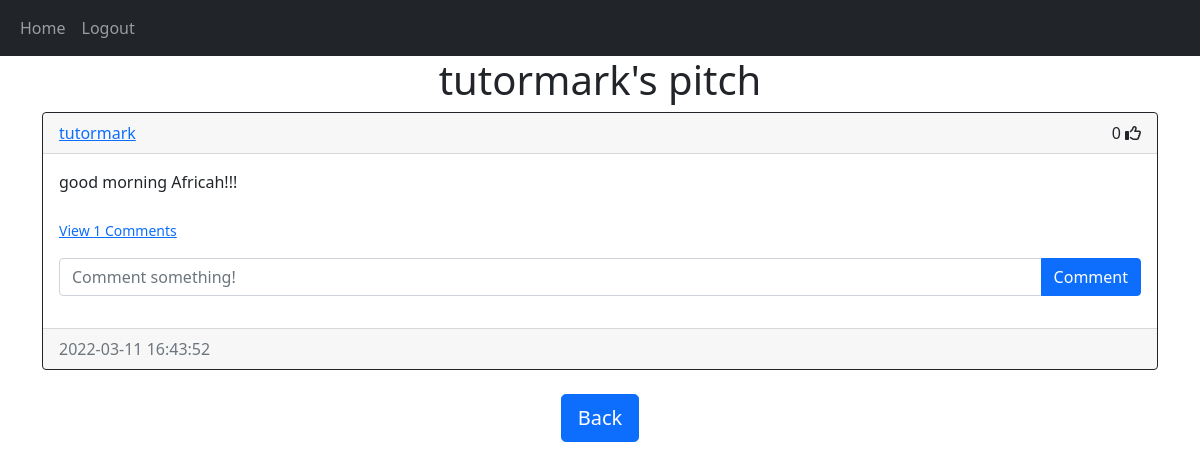
The page /pitches/tutormark (signed in) on the database its author committed.
### website/models.py (models this page shows)
class User(db.Model,UserMixin): #Inherits from db model and userMixin
    id=db.Column(db.Integer,primary_key=True)
    email=db.Column(db.String(150),unique=True) #prevent users with duplicate emails
    username=db.Column(db.String(150),unique=True)
    password=db.Column(db.String(150))
    date_created=db.Column(db.DateTime(timezone=True),default=func.now()) #if nothing is passed,by default the column will be filled by the current time
    pitches=db.relationship('Pitch', backref='user',passive_deletes=True)# backref to allow access to user model
    comments = db.relationship('Comment', backref='user', passive_deletes=True)
    likes = db.relationship('Like', backref='user', passive_deletes=True)

class Pitch(db.Model):
    id=db.Column(db.Integer,primary_key=True)
    text=db.Column(db.Text,nullable=False)
    date_created=db.Column(db.DateTime(timezone=True),default=func.now())
    author =db.Column(db.Integer,db.ForeignKey('user.id',ondelete='CASCADE'),nullable=False)
    comments = db.relationship('Comment', backref='pitch', passive_deletes=True)
    likes = db.relationship('Like', backref='pitch', passive_deletes=True)

### website/views.py (the view)
@views.route("/pitches/<username>")
@login_required
def pitches(username):
    user = User.query.filter_by(username=username).first()
    if not user:
        flash('No user with that username exists.', category='error')
        return redirect(url_for('views.home'))
    pitches=user.pitches
    return render_template("pitch.html", user=current_user, pitches=pitches, username=username)

### website/__init__.py (called while the page is built)
def create_app():
    app = Flask(__name__)
    app.config['SECRET_KEY'] = "helloworld"
    app.config['SQLALCHEMY_DATABASE_URI'] = f'sqlite:///{DB_NAME}'
    db.init_app(app)
    from .views import views
    from .auth import auth
    app.register_blueprint(views, url_prefix="/")
    app.register_blueprint(auth, url_prefix="/")
    from .models import Pitch, Comment,Like,User
    create_database(app)
    login_manager = LoginManager()
    login_manager.login_view = "auth.login"
    login_manager.init_app(app)
    @login_manager.user_loader
    def load_user(id):
        return User.query.get(int(id))
    return app

### website/templates/pitch.html (shortened to what this page needs)
{% extends "pitch_div.html" %}  {% block header %} {{username}}'s pitch {% endblock %} {% block footer %}
    <div align="center">
      <a href="/home"
        ><button type="button" class="btn btn-primary btn-lg">Back</button></a
      >
    </div>
    {% endblock %}

### website/templates/pitch_div.html (shortened to what this page needs)
{% extends "base.html" %} {% block title %}Home{% endblock %} {% block content
  %}
  <h1 align="center">{% block header %}Pitches{% endblock %}</h1>
  <div id="pitches">
    {% for pitch in pitches %}
    <div class="card border-dark">
      <div class="card-header d-flex justify-content-between align-items-center">
        <a href="/pitches/{{pitch.user.username}}">{{pitch.user.username}}</a>
        <div>
          <span id="likes-count-{{pitch.id}}">
          {{ pitch.likes|length }}</span>
          {% if user.id in pitch.likes|map(attribute="author")|list %}
          <i
            class="fas fa-thumbs-up"
            id="like-button-{{pitch.id}}"
            onclick="like({{pitch.id}})"
          ></i>
          {% else %}
          <i
            class="far fa-thumbs-up"
            id="like-button-{{pitch.id}}"
            onclick="like({{pitch.id}})"
          ></i>
          {% endif %}
        </div>
      </div>
      <div class="card-body">
        <div class="card-text">{{pitch.text}}</div>
        <br />
        <p class="card-text">
          {% if pitch.comments|length > 0 %}
          <a data-bs-toggle="collapse" href="#comments-{{pitch.id}}" role="button">
            <small>View {{pitch.comments|length}} Comments</small>
          </a>
          {% else %}
          <small class="text-muted">No Comments</small>
          {% endif %}
        </p>
        <form
          class="input-group mb-3"
          method="POST"
          action="/create-comment/{{pitch.id}}"
        >
          <input
            type="text"
            id="text"
            name="text"
            class="form-control"
            placeholder="Comment something!"
          />
          <button type="submit" class="btn btn-primary">Comment</button>
        </form>
      </div>
      <div class="card-footer text-muted">{{pitch.date_created}}</div>
    </div>
    <br/ > {% endfor %}
  </div>
  {% block footer %}{% endblock %} {% endblock %}

### website/templates/base.html (shortened to what this page needs)
<!DOCTYPE html>
<html lang="en">
<head>
<link href="https://cdn.jsdelivr.net/npm/bootstrap@5.1.3/dist/css/bootstrap.min.css" rel="stylesheet">
</head>
<body>
 <nav class="navbar navbar-expand-lg navbar-dark bg-dark">
  <div class="container-fluid">
    <div class="collapse navbar-collapse" id="navbar">
      <div class="navbar-nav">
        <a class="nav-item nav-link" href="/home">Home</a>
        {% if user.is_authenticated %}
        <a class="nav-item nav-link" href="/logout">Logout</a>
        {% else %}
        <a class="nav-item nav-link" href="/login">Login</a>
        <a class="nav-item nav-link" href="/sign-up">Sign Up</a>
        {% endif %}
      </div>
    </div>
  </div>
</nav>
  <div class="container">  {% block content %} {% endblock %} </div>
</body>
</html>

### rows shown on the page
User: username "tutormark"
Pitch: user.username "tutormark", likes|length "0", text "good morning Africah!!!", comments|length "1", date_created "2022-03-11 16:43:52"
